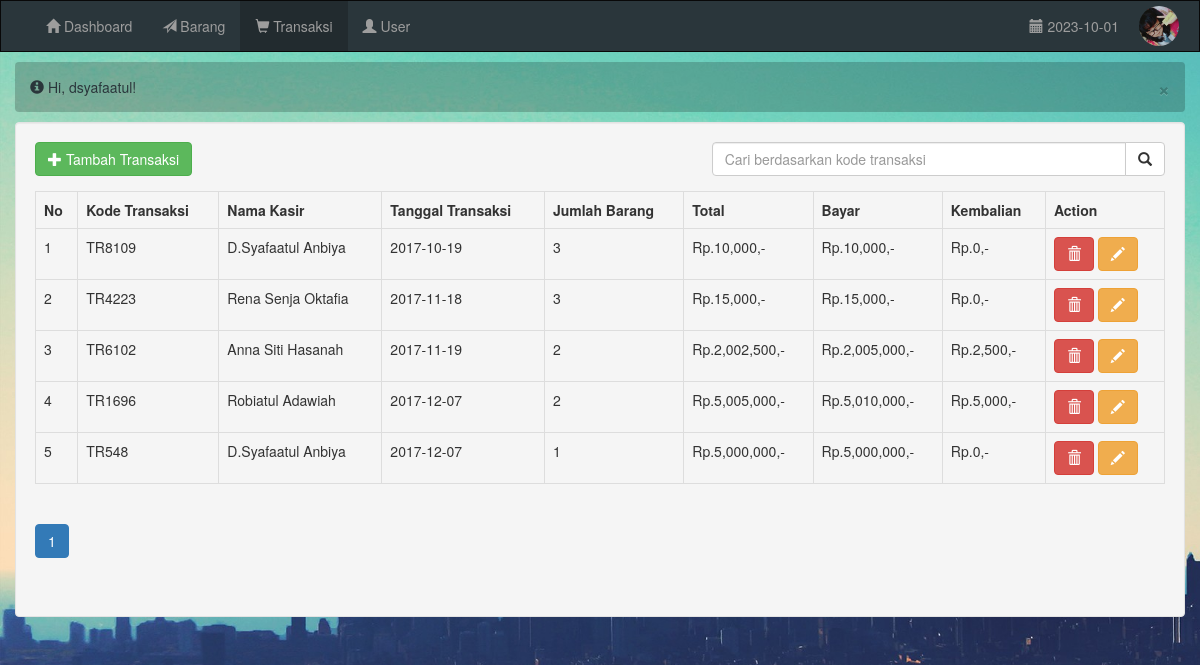
Page /index.php?link=list_transaksi&alert=gagal (signed in) on the committed database.
### tables this page shows
CREATE TABLE IF NOT EXISTS `tabel_kasir` (
  `no_pegawai` varchar(15) NOT NULL,
  `nama_kasir` varchar(50) NOT NULL,
  `jenis_kelamin` enum('L','P') NOT NULL,
  `tempat_lahir` varchar(50) NOT NULL,
  `tanggal_lahir` date NOT NULL,
  `alamat` varchar(100) NOT NULL,
  `no_telepon` varchar(50) NOT NULL,
  `foto_kasir` varchar(100) NOT NULL default 'user.jpg',
  PRIMARY KEY  (`no_pegawai`)
);

CREATE TABLE IF NOT EXISTS `tabel_transaksi` (
  `kode_transaksi` varchar(25) NOT NULL,
  `no_pegawai` varchar(15) NOT NULL,
  `tanggal_transaksi` date NOT NULL,
  `jumlah_barang` int(11) NOT NULL,
  `bayar` int(11) NOT NULL,
  `total_bayar` int(11) NOT NULL,
  `kembalian` int(11) NOT NULL,
  `status` enum('yes','no') NOT NULL,
  PRIMARY KEY  (`kode_transaksi`),
  KEY `no_pegawai` (`no_pegawai`)
);

### list_transaksi.php (the view, shortened to what this page needs)
<?php
$action = $_GET['action'];
if($action=="edit"){
	$kode_transaksi = $_GET['kode_transaksi'];
?>
	<div class="row">
		<div class="col-md-7">
			<a href="?link=list_transaksi&q=<?php echo $_GET['q'] ?>&page=<?php echo $_GET['page'] ?>" class="btn">
				<span class="glyphicon glyphicon-arrow-left"></span>
				Kembali
			</a>
		</div>
		<div class="col-md-5"></div>
	</div>
	<div class="row">
		<div class="col-md-6 col-md-offset-3 col-sm-12">
			<form action="">
			<input type="hidden" name="link" value="list_transaksi" class="form-control">
			<input type="hidden" name="action" value="edit" class="form-control">
			<input type="hidden" name="page" value="<?php echo $_GET['page'] ?>" class="form-control">
			<input type="hidden" name="kode_transaksi" value="<?php echo $_GET['kode_transaksi'] ?>" class="form-control">
			<input type="hidden" name="q" value="<?php echo $_GET['q'] ?>" class="form-control">
			<div class="form-group">
			<div class="input-group">
				<span class="input-group-addon">
					<span class="glyphicon glyphicon-barcode"></span>
				</span>
				<input type="text" name="cari" placeholder="Cari berdasarkan nama barang" class="form-control">
			</div>
			</div>
			</form>
		</div>
	</div>
	<div class="row">
		<div class="col-md-12">
			<table class="table table-bordered table-hover table-repnsive">
			<?php
			$no = 1;
			$cari = $_GET['cari'];
			if(!empty($cari)){
			?>
			<tr>
				<th>No</th>
				<th>Kode Barang</th>
				<th>Nama Barang</th>
				<th>Merk Barang</th>
				<th>Harga</th>
				<th>action</th>
			</tr>
			<?php
				$list_barang_query = mysql_query("SELECT * FROM tabel_barang WHERE nama_barang LIKE '%$cari%' ORDER BY nama_barang");
				while($data_barang_transaksi = mysql_fetch_array($list_barang_query)){
					?>
					<tr>
						<td><?php echo $no; ?></td>
						<td><?php echo $data_barang_transaksi[0]; ?></td>
						<td><?php echo $data_barang_transaksi[1]; ?></td>
						<td><?php echo $data_barang_transaksi[2]; ?></td>
						<td>Rp.<?php echo number_format($data_barang_transaksi[3]); ?>,-</td>
						<td>
							<a href="add_barang_transaksi_barang_action.php?link=list_transaksi&action=edit&page=<?php echo $_GET['page']; ?>&q=<?php echo $_GET['q']; ?>&kode_transaksi=<?php echo $_GET['kode_transaksi']; ?>&kode_barang=<?php echo $data_barang_transaksi[0]; ?>" class="btn btn-primary">Pilih</a>
						</td>
					</tr>
					<?php
					$no++;
				}
				}else{
					?>
					<?php
				}
			?>
		</table>
		</div>
	</div>
	<div class="row">
		<div class="col-md-12">
			<table class="table table-bordered table-hover table-reponsive">
			<tr>
				<th colspan="2">Kode Transaksi</th>
				<th colspan="5" >
					<input type="text" name="kode_transaksi" value="<?php echo $_GET['kode_transaksi']; ?>" class="form-control" disabled>
				</th>
			</tr>
			<tr>
				<?php
				$tanggal = mysql_result(mysql_query("SELECT tanggal_transaksi FROM tabel_transaksi WHERE kode_transaksi='$_GET[kode_transaksi]'"), 0);
				?>
				<th colspan="2">Tanggal Transaksi</th>
				<th colspan="5" >
					<input type="text" name="kode_transaksi" value="<?php echo $tanggal; ?>" class="form-control" disabled>
				</th>
			</tr>
			</table>
			<table class="table table-bordered table-hover table-reponsive">
			<tr>
				<th>No</th>
				<th>Nama Barang</th>
				<th>Merk Barang</th>
				<th>Jumlah Barang</th>
				<th>Harga Barang</th>
				<th>Action</th>
			</tr>
			<?php
				$no = 1;
				$list_barang_query = mysql_query("SELECT tabel_barang.nama_barang,tabel_barang.merk_barang,tabel_detail_transaksi.jumlah_barang,tabel_detail_transaksi.total_harga,tabel_detail_transaksi.id_detail,tabel_barang.kode_barang FROM tabel_detail_transaksi,tabel_barang WHERE tabel_detail_transaksi.kode_transaksi='$kode_transaksi' AND tabel_detail_transaksi.kode_barang=tabel_barang.kode_barang  ORDER BY nama_barang");
				while($data_barang_transaksi = mysql_fetch_array($list_barang_query)){
					?>
					<form action="edit_barang_transaksi_action.php">
					<input type="hidden" name="kode_transaksi" value="<?php echo $_GET['kode_transaksi'] ?>" class="form-control">
					<input type="hidden" name="id_detail" value="<?php echo $data_barang_transaksi['id_detail']; ?>" class="form-control">
					<input type="hidden" name="kode_barang" value="<?php echo $data_barang_transaksi['kode_barang']; ?>" class="form-control">
					<input type="hidden" name="page" value="<?php echo $_GET['page'] ?>" class="form-control">
					<input type="hidden" name="q" value="<?php echo $_GET['q'] ?>" class="form-control">
					<tr>
						<td><?php echo $no; ?></td>
						<td><?php echo $data_barang_transaksi['nama_barang']; ?></td>
						<td><?php echo $data_barang_transaksi['merk_barang']; ?></td>
						<td><input type="text" name="jumlah_barang" value="<?php echo $data_barang_transaksi['jumlah_barang']; ?>" class="form-control"></td>
						<td>Rp.<?php echo number_format($data_barang_transaksi['total_harga']); ?>,-</td>
						<td>
							<input type="submit" class="btn btn-success" name="action" value="Update">
							<a href="delete_barang_transaksi_action.php?action=delete_barang_transaksi&page=<?php echo $_GET['page']; ?>&q=<?php echo $_GET['q']; ?>&kode_transaksi=<?php echo $_GET['kode_transaksi']; ?>&id_detail=<?php echo $data_barang_transaksi['id_detail']; ?>" class="btn btn-danger" onclick="return window.confirm('Apakah anda yakin ingin menghapus')"><span class="glyphicon glyphicon-trash" ></span></a>
						</td>
					</tr>
					</form>
					<?php
					$no++;
				}
				$data_transaksi = mysql_fetch_array(mysql_query("SELECT jumlah_barang,total_bayar,bayar FROM tabel_transaksi WHERE kode_transaksi='$_GET[kode_transaksi]'"));
			?>
			<form action="edit_transaksi_action.php">
				<input type="hidden" name="kode_transaksi" value="<?php echo $_GET['kode_transaksi'] ?>" class="form-control">
				<input type="hidden" name="page" value="<?php echo $_GET['page'] ?>" class="form-control">
				<input type="hidden" name="q" value="<?php echo $_GET['q'] ?>" class="form-control">
			<tr>
				<th colspan="3">JUMLAH TOTAL : </th>
				<td><input type="text" value="<?php echo $data_transaksi[0]; ?>" class="form-control" disabled></td>
				<td><input type="text" value="Rp.<?php echo number_format($data_transaksi[1]).",-"; ?>" class="form-control" disabled></td>
				<td></td>
			</tr>
			<tr>
				<th colspan="3" >BAYAR : </th>
				<td>
					<td><input type="text" name="bayar" value="<?php echo $data_transaksi[2]; ?>" class="form-control"></td>
				</td>
				<td></td>
			</tr>
			<tr>
				<td colspan="6" align="right">
					<a href="?link=list_transaksi&q=<?php echo $_GET['q'] ?>&page=<?php echo $_GET['page'] ?>" class="btn btn-default">Kembali</a>
					<input type="submit" name="action" value="Simpan" class="btn btn-primary">
				</td>
			</tr>
		</table>
			</form>
		</div>
	</div>
<?php
}else{
?>
<div class="row">
	<div class="col-md-7">
		<div class="form-group">
			<button class="btn btn-success" data-toggle="modal" data-target="#modal_tambah_transaksi">
				<span class="glyphicon glyphicon-plus"></span>
				Tambah Transaksi
			</button>
		</div>
	</div>
	<div class="col-md-5">
		<form action="">
			<div class="input-group">
				<input type="text" name="q" placeholder="Cari berdasarkan kode transaksi" class="form-control">
				<span class="input-group-btn">
					<button type="submit" name="action" class="btn btn-default">
						<span class="glyphicon glyphicon-search"></span>
					</button>
				</span>
			</div>
		</form>
	</div>
</div>
<div class="row">
	<div class="col-md-12">
		<table class="table table-bordered table-hover table-repnsive">
			<tr>
				<th>No</th>
				<th>Kode Transaksi</th>
				<th>Nama Kasir</th>
				<th>Tanggal Transaksi</th>
				<th>Jumlah Barang</th>
				<th>Total</th>
				<th>Bayar</th>
				<th>Kembalian</th>
				<th>Action</th>
			</tr>
			<?php
				$perhal = 5;
				$page = (!empty($_GET['page'])?(int)$_GET['page']==0?1:$_GET['page']:1);
				$start = ($page - 1) * $perhal;
				if(!empty($_GET['q'])){
					$q = $_GET['q'];
					$list_transaksi_query = mysql_query("SELECT tabel_transaksi.kode_transaksi,tabel_kasir.nama_kasir,tabel_transaksi.tanggal_transaksi,tabel_transaksi.jumlah_barang,tabel_transaksi.total_bayar,tabel_transaksi.bayar,tabel_transaksi.kembalian FROM tabel_transaksi,tabel_kasir WHERE tabel_transaksi.no_pegawai=tabel_kasir.no_pegawai AND tabel_transaksi.status='yes' AND tabel_transaksi.kode_transaksi LIKE '%$q%'  ORDER BY tanggal_transaksi LIMIT $start, $perhal");
				}else{
					$list_transaksi_query = mysql_query("SELECT tabel_transaksi.kode_transaksi,tabel_kasir.nama_kasir,tabel_transaksi.tanggal_transaksi,tabel_transaksi.jumlah_barang,tabel_transaksi.total_bayar,tabel_transaksi.bayar,tabel_transaksi.kembalian FROM tabel_transaksi,tabel_kasir WHERE tabel_transaksi.no_pegawai=tabel_kasir.no_pegawai AND tabel_transaksi.status='yes' ORDER BY tanggal_transaksi LIMIT $start, $perhal");
				}
				$jumlah_transaksi = mysql_result(mysql_query("SELECT COUNT(*) FROM tabel_transaksi WHERE kode_transaksi LIKE '%$q%'"),0);
				$halaman = ceil($jumlah_transaksi / $perhal);
				$no = ($page - 1) * $perhal + 1;
				while($data_transaksi = mysql_fetch_array($list_transaksi_query)){
					?>
					<tr>
						<td><?php echo $no; ?></td>
						<td><?php echo $data_transaksi[0]; ?></td>
						<td><?php echo $data_transaksi[1]; ?></td>
						<td><?php echo $data_transaksi[2]; ?></td>
						<td><?php echo $data_transaksi[3]; ?></td>
						<td>Rp.<?php echo number_format($data_transaksi[4]); ?>,-</td>
						<td>Rp.<?php echo number_format($data_transaksi[5]); ?>,-</td>
						<td>Rp.<?php echo number_format($data_transaksi[6]); ?>,-</td>
						<td>
						<?php
							if($level=="Admin"){
						?>
							<a href="delete_transaksi_action.php?action=delete&kode_transaksi=<?php echo $data_transaksi[0]; ?>" class="btn btn-danger" onclick="return window.confirm('Apakah anda yakin ingin menghapus')"><span class="glyphicon glyphicon-trash" ></span></a>
						<?php } ?>
							<a href="?link=list_transaksi&action=edit&page=<?php echo $page ?>&kode_transaksi=<?php echo $data_transaksi[0] ?>&q=<?php echo $_GET['q'] ?>" class="btn btn-warning"><span class="glyphicon glyphicon-pencil" ></span></a>
						</td>
					</tr>
					<?php
					$no++;
				}
			?>
		</table>
		<ul class="pagination">
			<?php
				for ($i=1; $i <= $halaman; $i++) {
					$active_page = ($i==$page?"class=\"active\"":"");
					?>
					<li <?php echo $active_page ?> ><a href="?link=list_transaksi&page=<?php echo $i ?>&q=<?php echo $_GET['q'] ?>"><?php echo $i ?></a></li>
					<?php
				}
			?>
		</ul>
	</div>
</div>
<?php
}
?>

### index.php (shortened to what this page needs)
<?php
	if(empty($_SESSION['username']) AND empty($_SESSION['password'])){
		header("location: login.php");
	}else{
		$level = $_SESSION['level'];
		$username = $_SESSION['username'];
		$no_pegawai = $_SESSION['no_pegawai'];
	if($level=="Admin"){
		$list_user = "<li>
						<a href=\"#\" class=\"dropdown-toggle\" data-toggle=\"dropdown\" data-target=\"dropdown-menu\">
						<span class=\"glyphicon glyphicon-user\" ></span>
						User
						</a>
						<ul class=\"dropdown-menu\">
							<li><a href=\"index.php?link=list_user\" >Kasir</a></li>
							<li><a href=\"index.php?link=list_kasir\" >Pegawai</a></li>
						</ul>
					</li>";
	}
?>
<!DOCTYPE html>
<html lang="en">
<head>
	<link rel="stylesheet" href="assets/css/style.css" />
	<link rel="stylesheet" href="assets/css/bootstrap.css">
</head>
<body>
	<div class="container-fluid">
		<div class="row">
			<nav class="navbar navbar-inverse" style="background-color: #2A363B;border-radius: 0px;margin-bottom: 10px;box-sizing: border-box;">
				<div class="container-fluid">
					<div class="collapse navbar-collapse" id="menu">
						<div class="navbar-left">
							<ul class="nav navbar-nav">
								<li>
									<a href="index.php">
										<span class="glyphicon glyphicon-home"></span>
										Dashboard
									</a>
								</li>
								<li>
									<a href="index.php?link=list_barang">
										<span class="glyphicon glyphicon-send"></span>
										Barang
									</a>
								</li>
								<li>
									<a href="index.php?link=list_transaksi">
										<span class="glyphicon glyphicon-shopping-cart"></span>
										Transaksi
									</a>
								</li>
								<?php
									echo $list_user;
								?>
							</ul>
						</div>
				    		<ul class="nav navbar-nav navbar-right">
				    			<li class="navbar-text" style="text-align: center;">
				    				<span class="glyphicon glyphicon-calendar"></span>
				    				<?php echo date("Y-m-d") ?>
				    				</li>
				    			<li class="dropdown center-block">
				    				<a href="#" class="dropdown-toggle" data-toggle="dropdown" style="padding: 5px;background-color: transparent;">
				    					<?php
				    						$foto = mysql_result(mysql_query("SELECT foto_kasir FROM tabel_kasir WHERE no_pegawai='$no_pegawai'"), 0);
				    					?>
				    					<img src="assets/img/<?php echo $foto; ?>" alt="" class="img-circle center-block" style="width: 40px;height: 40px;"></a>
				    			</li>
				    		</ul>
					</div>
				  </div>
			</nav>
		</div>
		<div class="row">
		<div class="col-md-12">
			<div class="alert alert-success" style="background-color: rgba(0,0,0,0.2);color: #2A363B;border: 0;margin-bottom: 10px">
				<span class='glyphicon glyphicon-info-sign'></span>
				<span>Hi, <?php echo $username; ?>!</span>
				<span class="close" data-dismiss="">&times;</span>
			</div>
			<div class="well" style="height: 495px;overflow: scroll;">
				<?php include("link.php") ?>
			</div>
		</div>
		</div>
	</div>
</body>
</html>
<?php
	}
?>

### assets/css/style.css (style rules this page uses)
body { background-color: #fff; background-image: url("../img/background.jpg"); background-size: cover; background-attachment: fixed; padding: 0px; margin: 0px; }

### index.php (style rules this page uses)
.active { background-color: rgba(0,0,0,0.2); }

### rows in the picture
tabel_kasir: foto_kasir (picture)
tabel_transaksi: kode_transaksi "TR8109", no_pegawai.nama_kasir "D.Syafaatul Anbiya", tanggal_transaksi "2017-10-19", jumlah_barang "3", total_bayar "10,000", bayar "10,000", kembalian "0"
tabel_transaksi: kode_transaksi "TR4223", no_pegawai.nama_kasir "Rena Senja Oktafia", tanggal_transaksi "2017-11-18", jumlah_barang "3", total_bayar "15,000", bayar "15,000", kembalian "0"
tabel_transaksi: kode_transaksi "TR6102", no_pegawai.nama_kasir "Anna Siti Hasanah", tanggal_transaksi "2017-11-19", jumlah_barang "2", total_bayar "2,002,500", bayar "2,005,000", kembalian "2,500"
tabel_transaksi: kode_transaksi "TR1696", no_pegawai.nama_kasir "Robiatul Adawiah", tanggal_transaksi "2017-12-07", jumlah_barang "2", total_bayar "5,005,000", bayar "5,010,000", kembalian "5,000"
tabel_transaksi: kode_transaksi "TR548", no_pegawai.nama_kasir "D.Syafaatul Anbiya", tanggal_transaksi "2017-12-07", jumlah_barang "1", total_bayar "5,000,000", bayar "5,000,000", kembalian "0"

### other values in the picture
$username "dsyafaatul"
